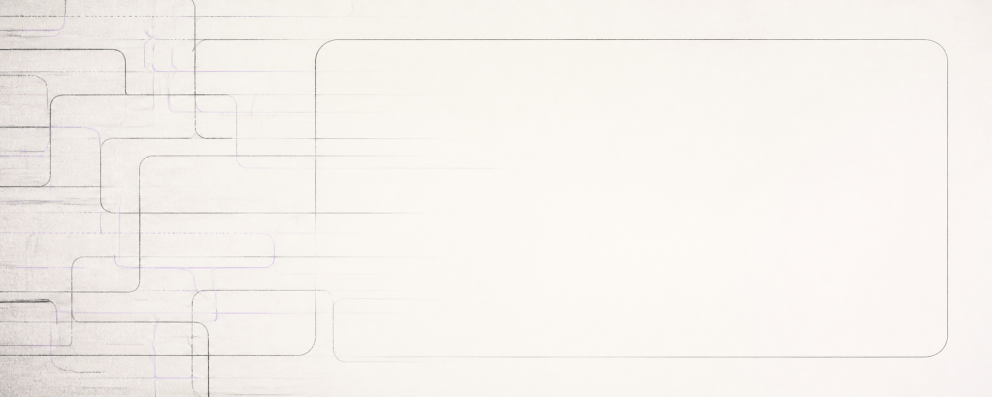
#> input picture marketing/article-assets/ai-clean-browser/generated-backdrop.png, 1983 x 793 px (shown at 1/2 size)
$ python compose.py
#> lines starting #> are read from the running program, lines starting #| are printed output that depends on the picture
from pathlib import Path

from PIL import Image, ImageDraw, ImageFilter, ImageFont


ROOT = Path(__file__).resolve().parent
FONT = "/System/Library/Fonts/SFNS.ttf"
MONO = "/System/Library/Fonts/SFNSMono.ttf"
INK = (17, 17, 18, 255)
PAPER = (248, 247, 243, 255)
MUTED = (96, 95, 93, 255)
LAVENDER = (135, 118, 255, 255)


def font(size: int, mono: bool = False) -> ImageFont.FreeTypeFont:
    return ImageFont.truetype(MONO if mono else FONT, size)


def rounded_image(image: Image.Image, radius: int) -> Image.Image:
    image = image.convert("RGBA")
    mask = Image.new("L", image.size, 0)
    ImageDraw.Draw(mask).rounded_rectangle((0, 0, image.width - 1, image.height - 1), radius, fill=255)
    image.putalpha(mask)
    return image


def paste_shadow(canvas: Image.Image, image: Image.Image, xy: tuple[int, int], radius: int = 34) -> None:
    x, y = xy
    shadow = Image.new("RGBA", canvas.size, (0, 0, 0, 0))
    shadow_mask = image.getchannel("A").filter(ImageFilter.GaussianBlur(radius))
    shadow_patch = Image.new("RGBA", image.size, (15, 15, 18, 70))
    shadow_patch.putalpha(shadow_mask.point(lambda p: int(p * 0.36)))
    shadow.alpha_composite(shadow_patch, (x, y + 18))
    canvas.alpha_composite(shadow)
    canvas.alpha_composite(image, (x, y))


def fit_crop(image: Image.Image, size: tuple[int, int]) -> Image.Image:
#> called with size = (2500, 1000)
    target_w, target_h = size
#> target_w = 2500; target_h = 1000
    ratio = max(target_w / image.width, target_h / image.height)
#> ratio = 1.26
    resized = image.resize((round(image.width * ratio), round(image.height * ratio)), Image.Resampling.LANCZOS)
    left = (resized.width - target_w) // 2
#> left = 0
    top = (resized.height - target_h) // 2
#> top = 0
    return resized.crop((left, top, left + target_w, top + target_h))


def draw_multiline(draw: ImageDraw.ImageDraw, xy: tuple[int, int], text: str, face: ImageFont.FreeTypeFont,
                   fill, spacing: int) -> None:
    draw.multiline_text(xy, text, font=face, fill=fill, spacing=spacing)


backdrop = fit_crop(Image.open(ROOT / "generated-backdrop.png").convert("RGBA"), (2500, 1000))
expanded_source = Image.open(ROOT / "expanded-source.jpeg").convert("RGBA")
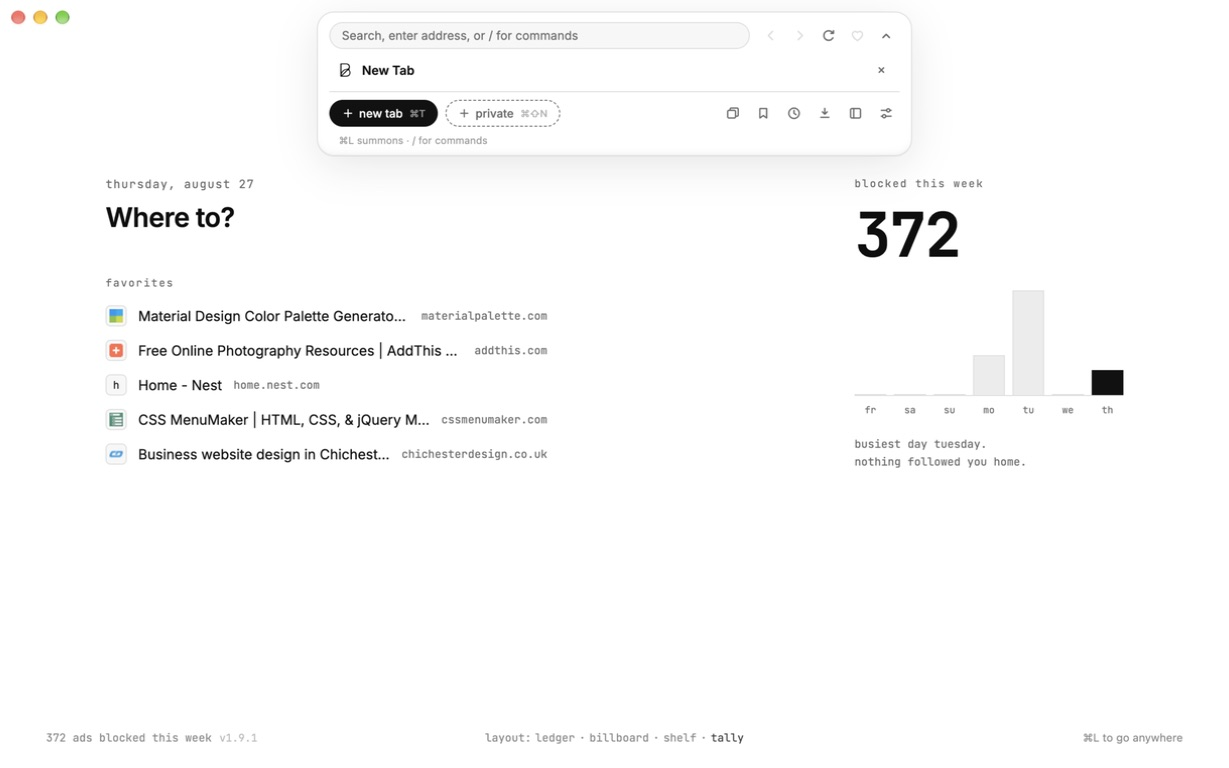
#> input picture marketing/article-assets/ai-clean-browser/expanded-source.jpeg, 1229 x 768 px
resting_source = Image.open(ROOT / "resting-clean-source.jpeg").convert("RGBA")
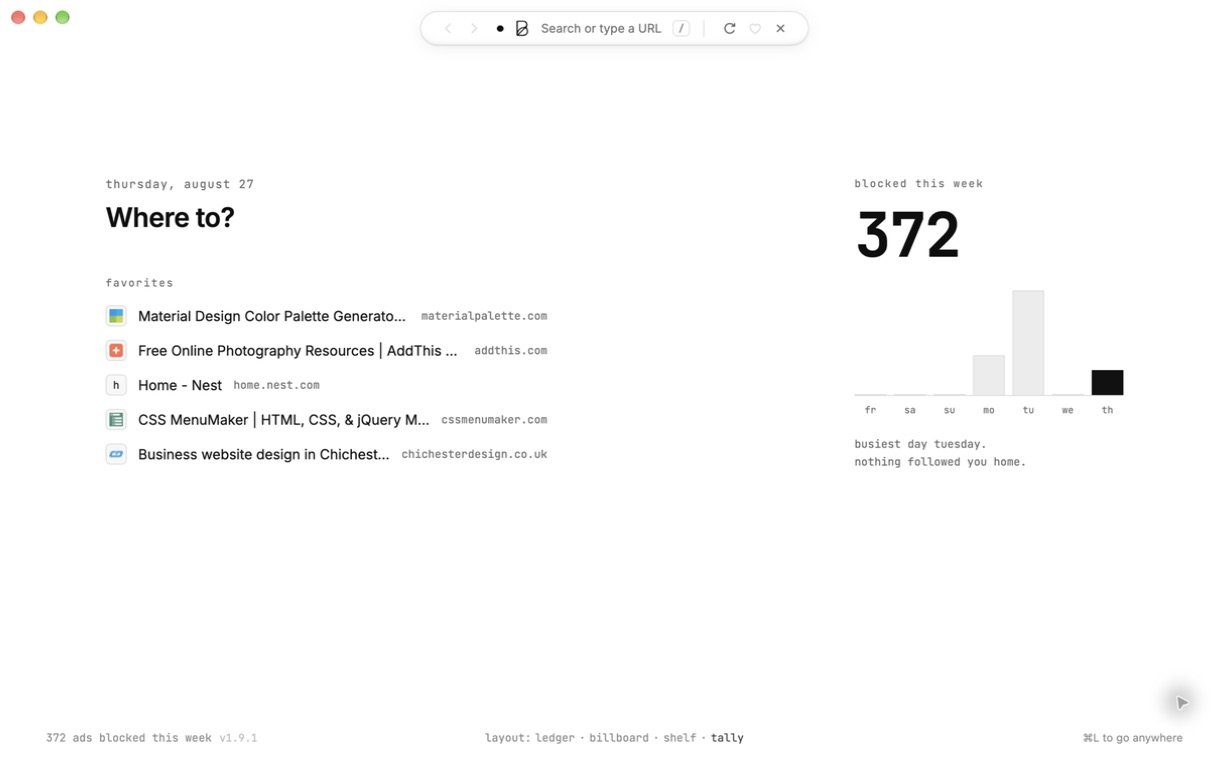
#> input picture marketing/article-assets/ai-clean-browser/resting-clean-source.jpeg, 1229 x 768 px
#> (the run stopped early here; a loop or call above may not have finished)
